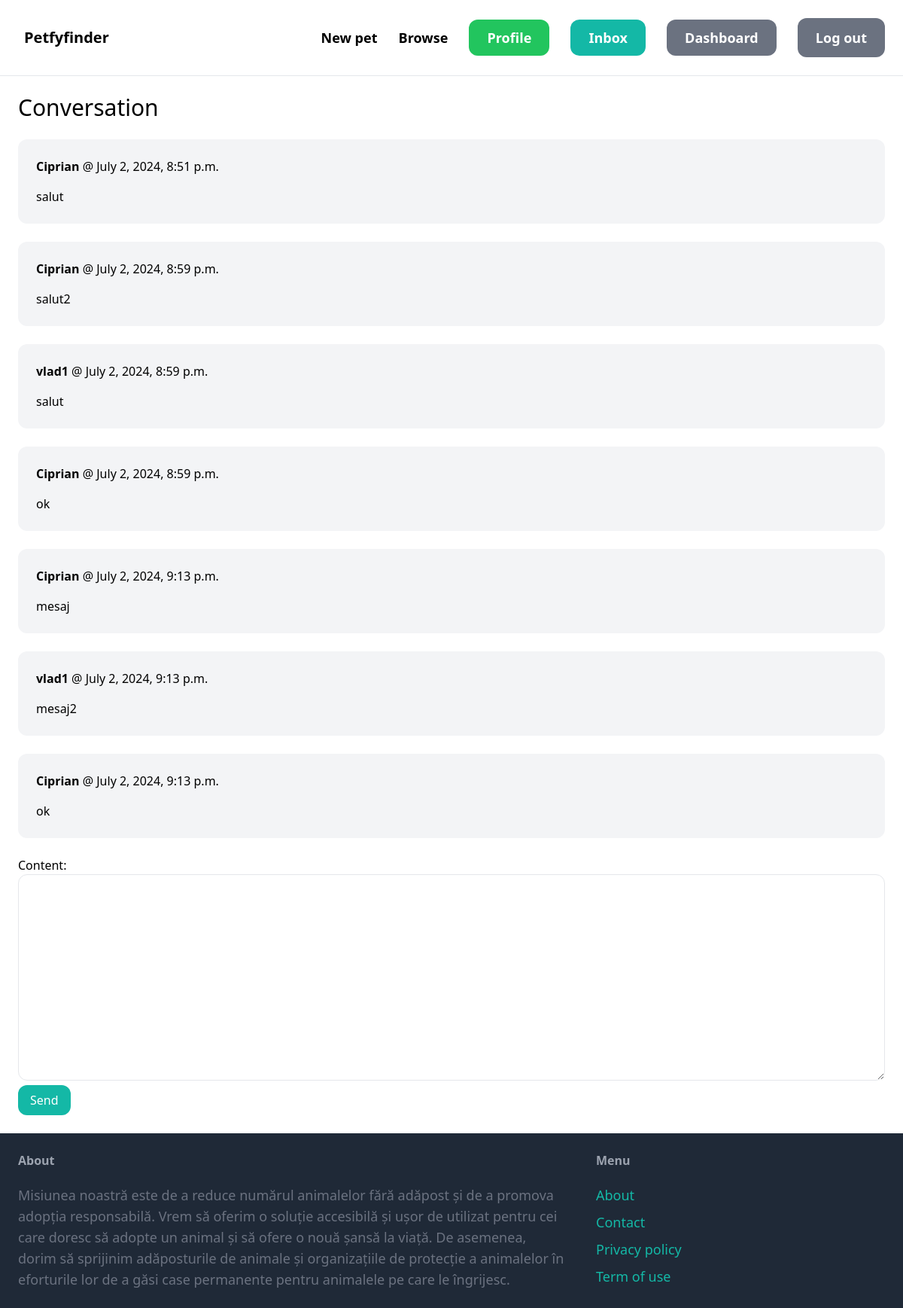
/inbox/9/ (signed in), run on the app's committed database.
### conversation/models.py (models this page shows)
class ConversationMessage(models.Model):
    conversation = models.ForeignKey(Conversation, related_name='messages', on_delete=models.CASCADE)
    content = models.TextField()
    created_at = models.DateTimeField(auto_now_add=True)
    created_by = models.ForeignKey(User, related_name='created_messages', on_delete=models.CASCADE)

### conversation/views.py (the view)
# urls.py: path('<int:pk>/', views.detail, name="detail"),
@login_required
def detail(request, pk):
    conversation = get_object_or_404(Conversation, members__in=[request.user.id], pk=pk)
    if request.method == 'POST':
        form = ConversationMessageForm(request.POST)
        if form.is_valid():
            conversation_message = form.save(commit=False)
            conversation_message.conversation = conversation
            conversation_message.created_by = request.user
            conversation_message.save()
            logger.info("Message saved successfully")
            channel_layer = get_channel_layer()
            async_to_sync(channel_layer.group_send)(
                f'chat_{pk}',
                {
                    'type': 'chat_message',
                    'message': conversation_message.content,
                    'username': conversation_message.created_by.username,
                }
            )
            if request.headers.get('x-requested-with') == 'XMLHttpRequest':
                return JsonResponse({
                    'status': 'success',
                    'message': conversation_message.content,
                    'username': conversation_message.created_by.username,
                })
            return redirect('conversation:detail', pk=pk)
        else:
            logger.error("Form is not valid")
    else:
        form = ConversationMessageForm()
    return render(request, 'conversation/detail.html', {
        'conversation': conversation,
        'form': form,
    })

### conversation/forms.py
class ConversationMessageForm(forms.ModelForm):
    class Meta:
        model = ConversationMessage
        fields = ('content', )
        widgets = {
            'content': forms.Textarea(attrs={
                'class': 'w-full py-4 px-6 rounded-xl border'
            })
        }

### conversation/templates/conversation/detail.html (shortened to what this page needs)
{% extends "core/base.html" %}
{% block content %}
<h1 class="mb-6 text-3xl">Conversation</h1>
<div id="chat-log" class="space-y-6">
    {% for message in conversation.messages.all %}
    <div class="p-6 flex bg-gray-100 rounded-xl">
        <div>
            <p class="mb-4"><strong>{{ message.created_by.username }}</strong> @ {{ message.created_at }}</p>
            <p>{{ message.content }}</p>
        </div>
    </div>
    {% endfor %}
</div>
<form id="chat-message-form" method="post" class="mt-6">
    {{ form.as_p }}
    <button id="submit-button" type="submit" class="px-4 py-2 bg-teal-500 hover:bg-teal-700 rounded-xl text-white">Send</button>
</form>
{% endblock %}

### data on the page
ConversationMessage: created_by.username "Ciprian", created_at "July 2, 2024, 8:51 p.m.", content "salut"
ConversationMessage: created_by.username "Ciprian", created_at "July 2, 2024, 8:59 p.m.", content "salut2"
ConversationMessage: created_by.username "vlad1", created_at "July 2, 2024, 8:59 p.m.", content "salut"
ConversationMessage: created_by.username "Ciprian", created_at "July 2, 2024, 8:59 p.m.", content "ok"
ConversationMessage: created_by.username "Ciprian", created_at "July 2, 2024, 9:13 p.m.", content "mesaj"
ConversationMessage: created_by.username "vlad1", created_at "July 2, 2024, 9:13 p.m.", content "mesaj2"
ConversationMessage: created_by.username "Ciprian", created_at "July 2, 2024, 9:13 p.m.", content "ok"
